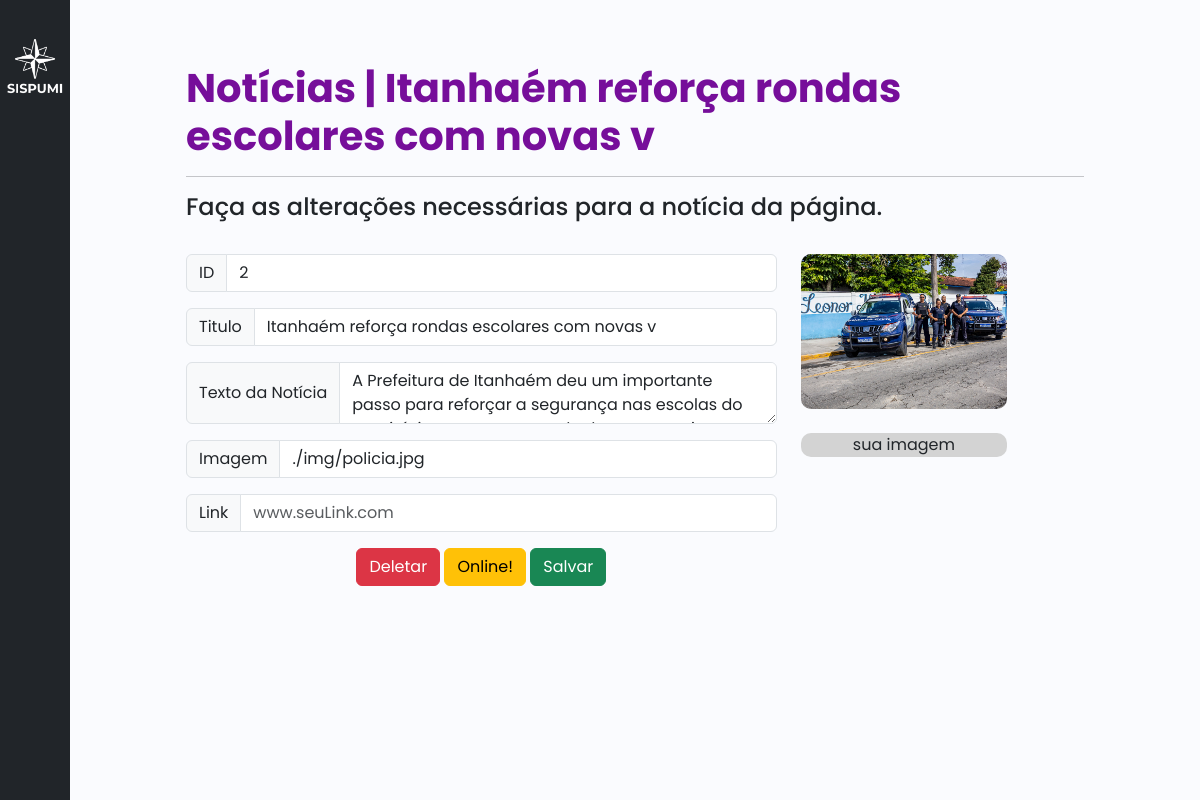
The app's page /painel-noticias.php?id_noticia=2, older data.
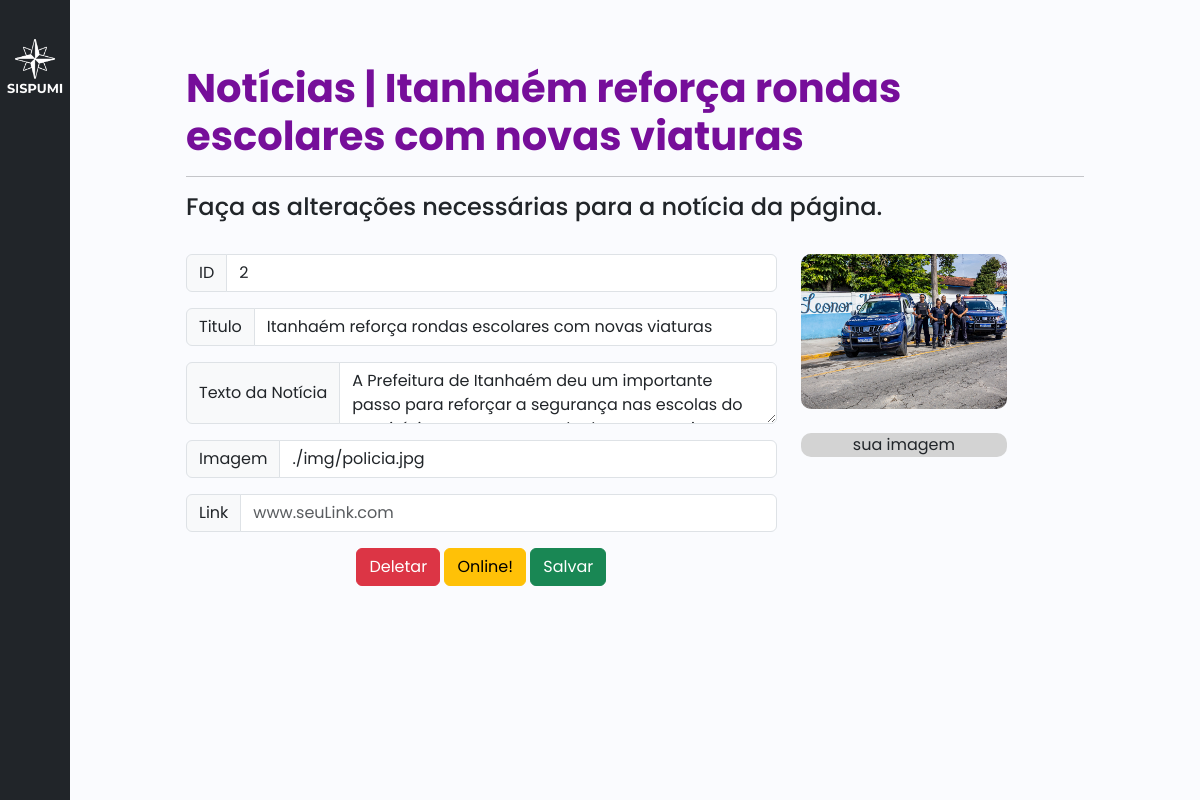
The same page, newer data.
### tables this page shows
CREATE TABLE IF NOT EXISTS `noticia` (
  `id_noticia` int(11) NOT NULL AUTO_INCREMENT,
  `titulo_noticia` varchar(60) NOT NULL,
  `texto_noticia` text NOT NULL,
  `imagem_noticia` text NOT NULL,
  `link_noticia` text,
  `status_noticia` int(11) NOT NULL,
  `adm_id_adm` int(11) DEFAULT NULL,
  PRIMARY KEY (`id_noticia`),
  KEY `adm_id_adm` (`adm_id_adm`)
);

### painel-noticias.php (the view, shortened to what the changed rows need)
<?php
    include('conexao.php');
    if (isset($_GET['id_noticia'])) {
        $id_noticia = $_GET['id_noticia'];
        if($id_noticia != 0){
            $sql1 = 'SELECT * FROM noticia WHERE id_noticia ='.$id_noticia;
            $executa = $con->query($sql1);
            $noticia = $executa->fetch_array();
            $id  = $noticia['id_noticia'];
            $titulo = $noticia['titulo_noticia'];
            $descricao = $noticia['texto_noticia'];
            $imagem = $noticia['imagem_noticia'];
            if($noticia['status_noticia'] == 1){
                $status = "Online!";
            }else{
                $status = "Desativado";
            }
        }
    }else{
        header("Location: ./painel3.php");
    }
?>
<!DOCTYPE html>
<html>
<head>
	<link rel="stylesheet" type="text/css" href="./css/bootstrap.min.css">
    <link rel="stylesheet" href="./css/style.css">
    <link href="https://cdn.lineicons.com/4.0/lineicons.css" rel="stylesheet" />
    <link href="https://cdn.jsdelivr.net/npm/bootstrap@5.3.0-alpha3/dist/css/bootstrap.min.css" rel="stylesheet">
</head>
<body>
	<div class="wrapper">
        <div class="main p-3">
            <br>
            <br>
            <h1 style="color: #760E9A;"><strong>Notícias | <?php echo $titulo; ?> </strong></h1>
            <br>
            <div class="text-center">
                <div class="row">
                    <div class="col-sm-8">
                        <form method="post">
                            <div class="input-group mb-3">
                                <span class="input-group-text">ID</span>
                                <input name="id" type="text" class="form-control" placeholder="01" aria-label="Username" readonly value="<?php echo $id; ?>">
                            </div>
                            <div class="input-group mb-3">
                                <span class="input-group-text" id="basic-addon1">Titulo</span>
                                <input name="titulo" type="text" class="form-control" placeholder="Seu título aqui" aria-label="Username" aria-describedby="basic-addon1" maxlength="60" value="<?php echo $titulo; ?>">
                            </div>
                            <div class="input-group mb-3">
                                <span class="input-group-text">Texto da Notícia</span>
                                <textarea name="subtitulo" class="form-control" aria-label="With textarea"><?php echo $descricao; ?></textarea>
                            </div>
                            <div class="mb-3">
                                <div class="input-group">
                                    <span class="input-group-text" id="basic-addon3">Imagem</span>
                                    <input name="imagem" type="text" class="form-control" id="basic-url" placeholder="Link da sua Imagem" aria-describedby="basic-addon3 basic-addon4" value="<?php echo $imagem; ?>">
                                </div>
                            </div>
                            <div class="mb-3">
                                <button type="button" class="btn btn-danger" name="btn" onclick="excluir()" value="deletar" data-bs-toggle="tooltip" data-bs-placement="left" title="Apaga a postagem atual.">Deletar</button>
                                <button type="button" class="btn btn-warning" name="btn" onclick="botao()" id="alternador" data-bs-toggle="tooltip" data-bs-placement="bottom" title="Ativa e desativa a postagem sem precisar deletá-la."><?php echo $status; ?></button>
                                <button type="submit" class="btn btn-success" name="btn" value="salvar" data-bs-toggle="tooltip" data-bs-placement="right" title="Salva todas as mudanças e atualiza o Site.">Salvar</button>
                            </div>
                        </form>
                    </div>
                    <div class="col-sm-3">
                        <img src="<?php echo $imagem; ?>" class="img-fluid" style="border-radius: 10px;">
                        <br>
                        <br>
                        <div style="border-radius: 10px; text-align: center; background-color: lightblue; background-color: lightgray;"> sua imagem</div>
                    </div>
                </div>
            </div>
        </div>
</body>
</html>

Row changes from the older to the newer data that the page shows:
changed noticia "Online!": titulo_noticia "Itanhaém reforça rondas escolares com novas v" → "Itanhaém reforça rondas escolares com novas viaturas"; titulo "Itanhaém reforça rondas escolares com novas v" → "Itanhaém reforça rondas escolares com novas viaturas"
